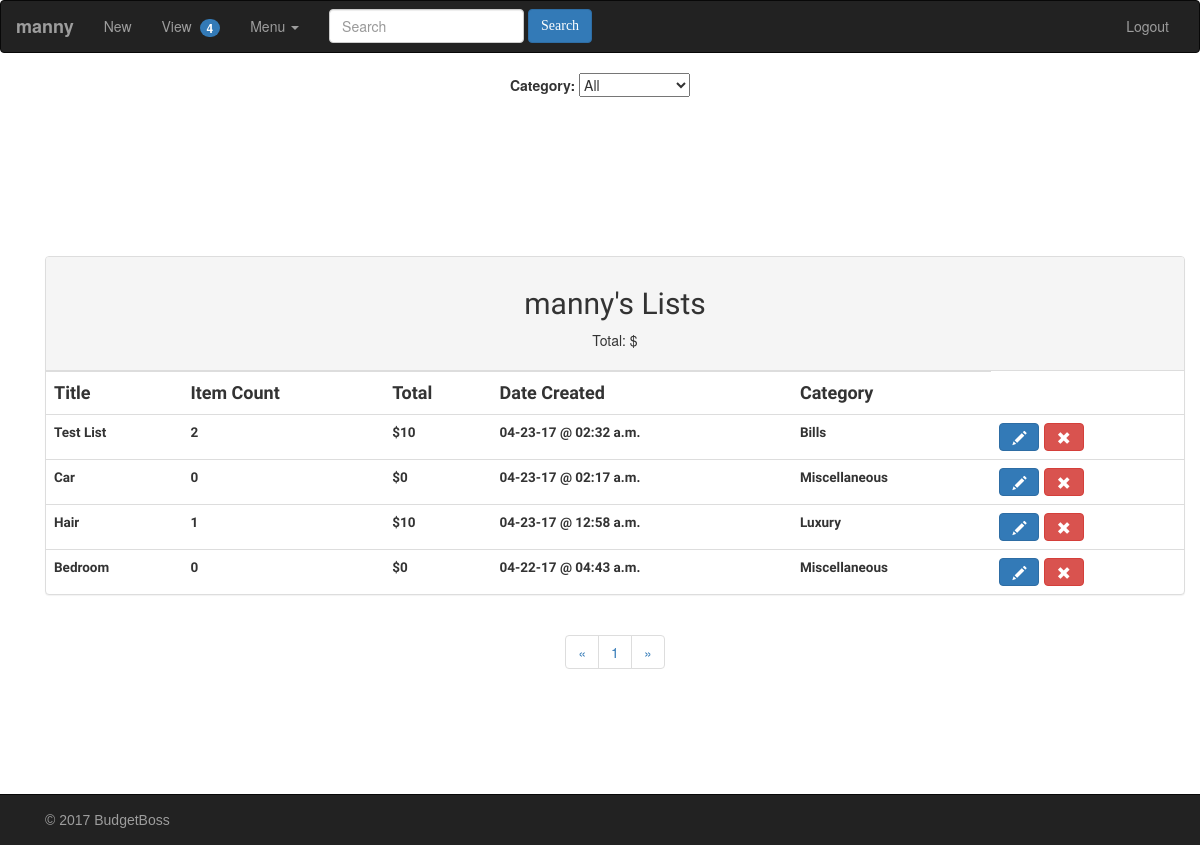
The page /list/ (signed in) on the database as committed earlier.
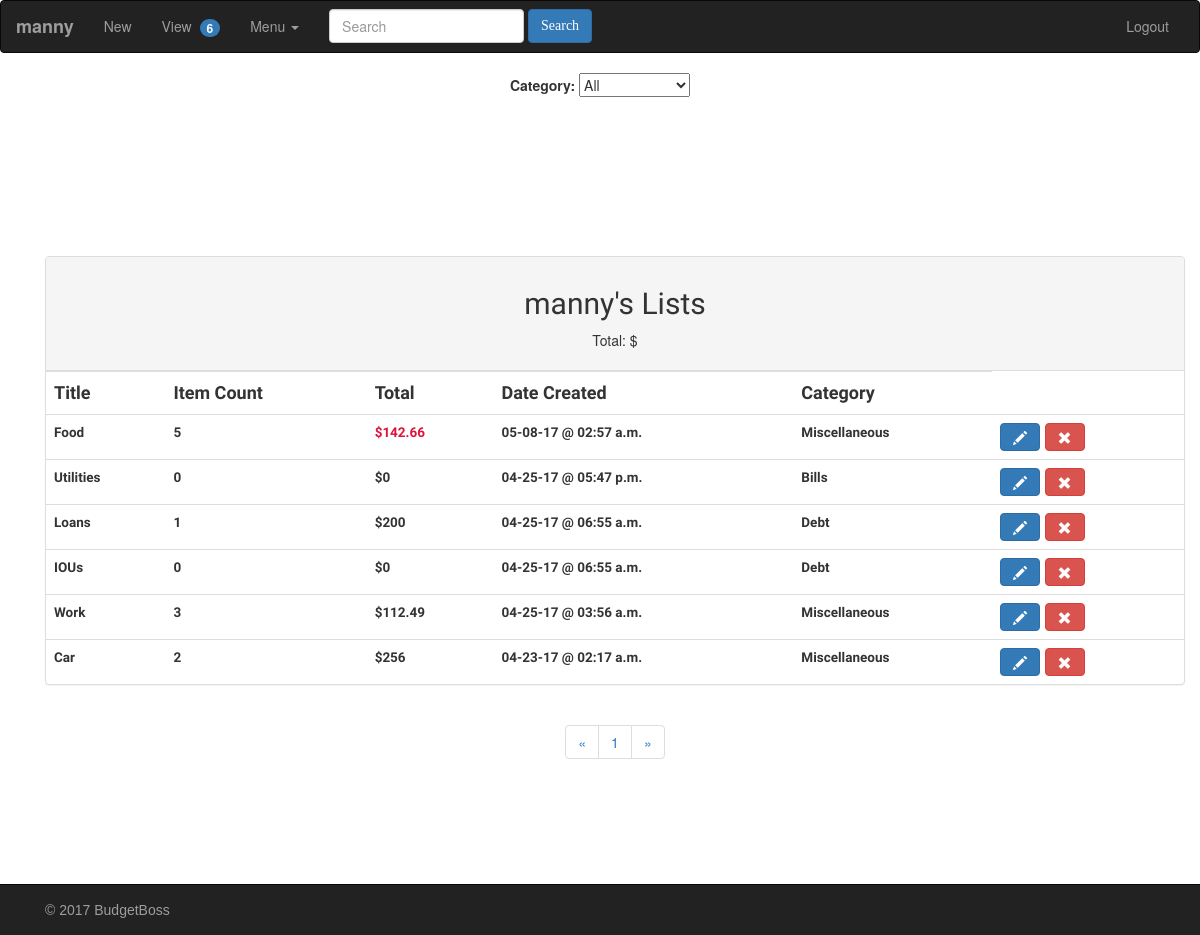
The same page on the database as committed later.
### greeting/models.py (models this page shows, shortened)
class List(models.Model):
    title = models.CharField(max_length=20, default='Empty',
                             null=True, blank=True)
    category = models.ForeignKey(Category, on_delete=models.CASCADE)
    owner = models.ForeignKey(User, on_delete=models.CASCADE)
    dateCreated = models.DateTimeField(default=datetime.now, blank=True)
    limit = models.DecimalField(decimal_places=2, max_digits=10000000, default=None, null=True, blank=True)
    @property
    def count(self):
        return len(self.item_set.all())
    @property
    def total(self):
        total = 0
        items = self.item_set.all()
        for item in items:
            total += item.cost
        return total
    def hasExceededLimit(self):
        if self.total > self.limit:
            return True
        elif self.total < self.limit:
            return False
    def __str__(self):
        return self.title

class Item(models.Model):
    name = models.CharField(max_length=50)
    note = models.TextField(null=True, blank=True)
    cost = models.DecimalField(decimal_places=2, max_digits=1000000)
    priority = models.CharField(max_length=10, choices=enums.priorities)
    dateCreated = models.DateTimeField(default=datetime.now, blank=True)
    list = models.ForeignKey(List, on_delete=models.CASCADE)

class Category(models.Model):
    title = models.CharField(max_length=30)
    owner = models.ForeignKey(User, on_delete=models.CASCADE)
    def __str__(self):
        return self.title
    class Meta:
        verbose_name_plural = 'Categories'

### greeting/views/listviews.py (the view)
# urls.py: url(r'^list/', listviews.central),
def central(request):
    print('----(CENTRAL) LIST VIEW----')
    listfunc.list_ops(request)
    user_lists = request.user.list_set.order_by('-dateCreated')
    sortByCategory(request)
    print(user_lists)
    return render(request, 'list.html', {"user": request.user, "user_list": user_lists})

### greeting/views/listviews.py (called while the page is built)
def sortByCategory(request):
    if request.is_ajax():
        if request.POST.get('selectedCategory') is not None:
            currCat = request.POST.get('selectedCategory')
            request.session['selectedCategory'] = currCat

### greeting/templates/list.html (shortened to what this page needs)
{% extends "base.html" %}
{% block content %}
<div class="container">
    <label>Category: </label>
    <select id="category-sorting-dropdown" class="category-dropdown">
        {% for category in user.category_set.all %}
        <option value={{category.title}}>{{category.title}}</option>
        {% endfor %}
    </select>
</div>
<div class="content-container container" id="list-template">
    {% include "subtemplates/list_sub.html" %}
</div>
{% endblock %}

### greeting/templates/base.html (shortened to what this page needs)
<head>
{% block bootstrap %}
<link href="/static/css/bootstrap.min.css" type="text/css" rel="stylesheet">
<link href="/static/css/style.css" type="text/css" rel="stylesheet">
{% endblock bootstrap %}
</head>
<body>
{% block mainmenu %}
<nav class="navbar navbar-inverse">
  <div class="container-fluid">
    <div class="navbar-header">
      {% if user.is_authenticated %}
        <a class="navbar-brand" href="/home"><b>{{ user.username }} </b></a>
      {% else %}
      <a class="navbar-brand" href="/home"><b>Guest</b></a>
      {% endif %}
    </div>
    <div class="collapse navbar-collapse" id="bs-example-navbar-collapse-1">
      <ul class="nav navbar-nav">
        <li><a href="#" id="new-list-btn" data-toggle="modal" data-target="#newListModal">New<span class="sr-only">(current)</span></a></li>
        <li><a href="/list">View &nbsp;<span class="badge" id="list-count-badge">{{user.list_set.all | length}}</span></a></li>
        <li class="dropdown">
          <a href="#" class="dropdown-toggle" data-toggle="dropdown" role="button" aria-haspopup="true" aria-expanded="false">Menu <span class="caret"></span></a>
        </li>
      </ul>
      <form class="navbar-form navbar-left" id="search-form">
        <div class="form-group">
          <input type="text" class="form-control" placeholder="Search">
        </div>
        <button type="submit" class="btn btn-primary">Search</button>
      </form>
      <ul class="nav navbar-nav navbar-right">
        {% if user.is_authenticated %}
        <li><a href="/logout">Logout</a></li>
        {% else %}
        <li><a href="/login">Login</a></li>
        {% endif %}
      </ul>
    </div>
  </div>
</nav>
<div class="navbar navbar-inverse navbar-fixed-bottom">
  <div class="container">
    <p class="navbar-text pull-center copyright">© 2017 BudgetBoss</p>
  </div>
  </div>
{% endblock %}
{% block content %}
{% endblock %}
</body>

### greeting/templates/subtemplates/list_sub.html (shortened to what this page needs)
{% extends "base.html" %}
{% block content %}
<div class="container">
<div class="panel panel-default">
<div class="panel-heading">
    <h2 style="font-family: 'Quicksand', sans-serif;">{{ user }}'s Lists</h2>
    <p>Total: ${{ category.total }}</p>
</div>
    <div class="table-responsive">
    <table class="table table-hover">
        <tr>
            <th class="field-col">Title</th>
            <th class="field-col">Item Count</th>
            <th class="field-col">Total</th>
            <th class="field-col">Date Created</th>
            <th class="field-col">Category</th>
        </tr>
    {% for list in user_list %}
        <tr>
            <th class='list-col'>{{list.title}}</th>
            <th class='list-col'>{{list.count}}</th>
            {% if list.hasExceededLimit == True %}
                <th class='list-col' style="color: crimson;">${{list.total | floatformat:-2}}</th>
            {% else %}
                <th class='list-col'>${{list.total | floatformat:-2}}</th>
            {% endif %}
            <th class='list-col'>{{list.dateCreated|date:"m-d-y @ h:i a"}}</th>
            <th class='list-col'>{{list.category}}</th>
            <th>
            <button class="btn btn-primary edit-list-btn" id="edit-list-btn-{{forloop.counter}}"><span class="glyphicon glyphicon-pencil"></span></button>
            <button class="btn btn-danger delete-list-btn" id="delete-list-btn-{{forloop.counter}}"><span class="glyphicon glyphicon-remove"></span></button></th>
        </tr>
    {% endfor %}
    </table>
        </div>
    </div>
    <nav aria-label="Page navigation">
        <ul class="pagination">
            <li>
            <a href="#" aria-label="Previous">
             <span aria-hidden="true">&laquo;</span>
                </a>
        </li>
    <li><a href="#">1</a></li>
      <li>
      <a href="#" aria-label="Next">
        <span aria-hidden="true">&raquo;</span>
      </a>
      </li>
      </ul>
    </nav>
</div>
{% endblock %}

### greeting/static/css/style.css (style rules this page uses)
body { text-align: center; }
.content-container { margin: 13% auto; }
.btn { font-family: "Tahoma", "Times New Roman", sans-serif; }
.badge { background-color: #337ab7; }
.copyright { font-family: "Calibri", "Arial", sans-serif; }
.list-col, .item-col { font-family: 'Quicksand', sans-serif; font-size: 13.5px; }
.field-col { font-family: 'Rajdhani', sans-serif; font-size: 18px; }

Rows that differ between the two databases and show on the page:
removed List: title "Test List", count "2", total "10", dateCreated "04-23-17 @ 02:32 a.m.", category "Bills"
removed List: title "Hair", count "1", total "10", dateCreated "04-23-17 @ 12:58 a.m.", category "Luxury"
removed List: title "Bedroom", count "0", total "0", dateCreated "04-22-17 @ 04:43 a.m.", category "Miscellaneous"
added List: title "Food", count "5", total "142.66", dateCreated "05-08-17 @ 02:57 a.m.", category "Miscellaneous"
added List: title "Utilities", count "0", total "0", dateCreated "04-25-17 @ 05:47 p.m.", category "Bills"
added List: title "Loans", count "1", total "200", dateCreated "04-25-17 @ 06:55 a.m.", category "Debt"
added List: title "IOUs", count "0", total "0", dateCreated "04-25-17 @ 06:55 a.m.", category "Debt"
added List: title "Work", count "3", total "112.49", dateCreated "04-25-17 @ 03:56 a.m.", category "Miscellaneous"
computed for List "Car": count "0" → "2"; total "0" → "256"
Other text that changed with them:
{{ user.list_set.all | length }}: "4" → "6"
